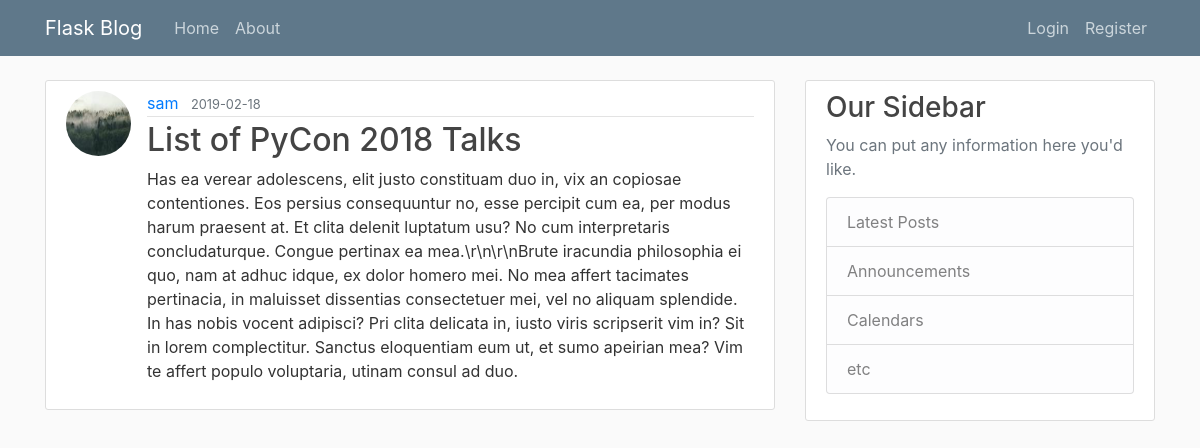
/post/7, run on an earlier commit of the app's database.
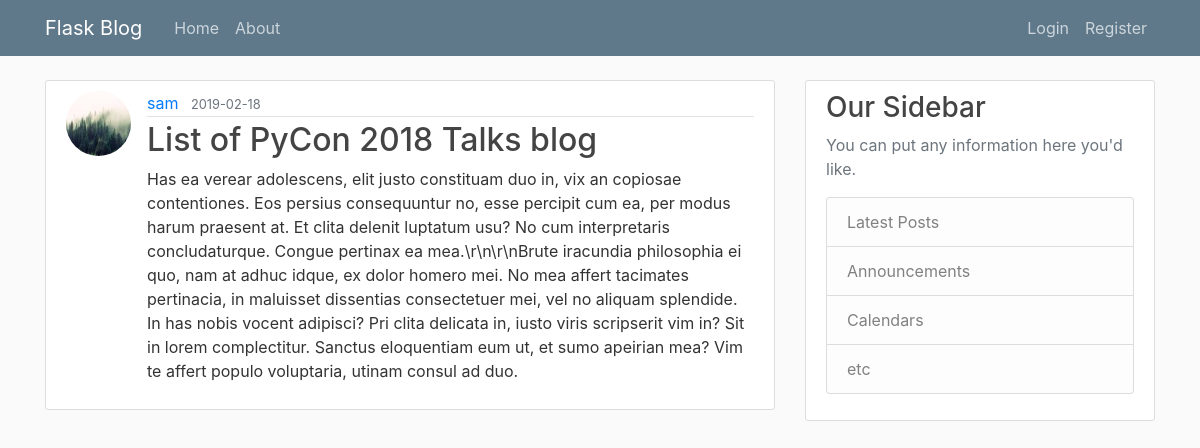
And on a later commit of the database.
### flaskblog/models.py (models this page shows, shortened)
class User(db.Model, UserMixin):
    id = db.Column(db.Integer, primary_key=True)
    username = db.Column(db.String(20), unique=True, nullable=False)
    email = db.Column(db.String(120), unique=True, nullable=False)
    image_file = db.Column(db.String(20), nullable=False,
                           default='default.jpg')
    password = db.Column(db.String(60), nullable=False)
    posts = db.relationship('Post', backref='author', lazy=True)

class Post(db.Model):
    id = db.Column(db.Integer, primary_key=True)
    title = db.Column(db.String(100), nullable=False)
    date_posted = db.Column(db.DateTime, nullable=False,
                            default=datetime.utcnow)
    content = db.Column(db.Text, nullable=False)
    user_id = db.Column(db.Integer, db.ForeignKey('user.id'), nullable=False)

### flaskblog/posts/routes.py (the view)
@posts.route("/post/<int:post_id>")
def post(post_id):
    post = Post.query.get_or_404(post_id)
    return render_template('post.html', title=post.title, post=post)

### flaskblog/templates/post.html (shortened to what this page needs)
{% extends "layout.html" %} {% block content %}
<article class="media content-section">
  <img
    class="rounded-circle article-img"
    src="{{ url_for('static', filename='profile_pics/' + post.author.image_file) }}"
  />
  <div class="media-body">
    <div class="article-metadata">
      <a
        class="mr-2"
        href="{{ url_for('users.user_posts', username=post.author.username) }}"
        >{{ post.author.username }}</a
      >
      <small class="text-muted">{{
        post.date_posted.strftime('%Y-%m-%d')
      }}</small>
    </div>
    <h2 class="article-title">{{ post.title }}</h2>
    <p class="article-content">{{ post.content }}</p>
  </div>
</article>
{% endblock content %}

What changed in the data, as far as the page shows it:
changed User "sam": image_file: a different picture
changed Post: title "List of PyCon 2018 Talks" → "List of PyCon 2018 Talks blog"
